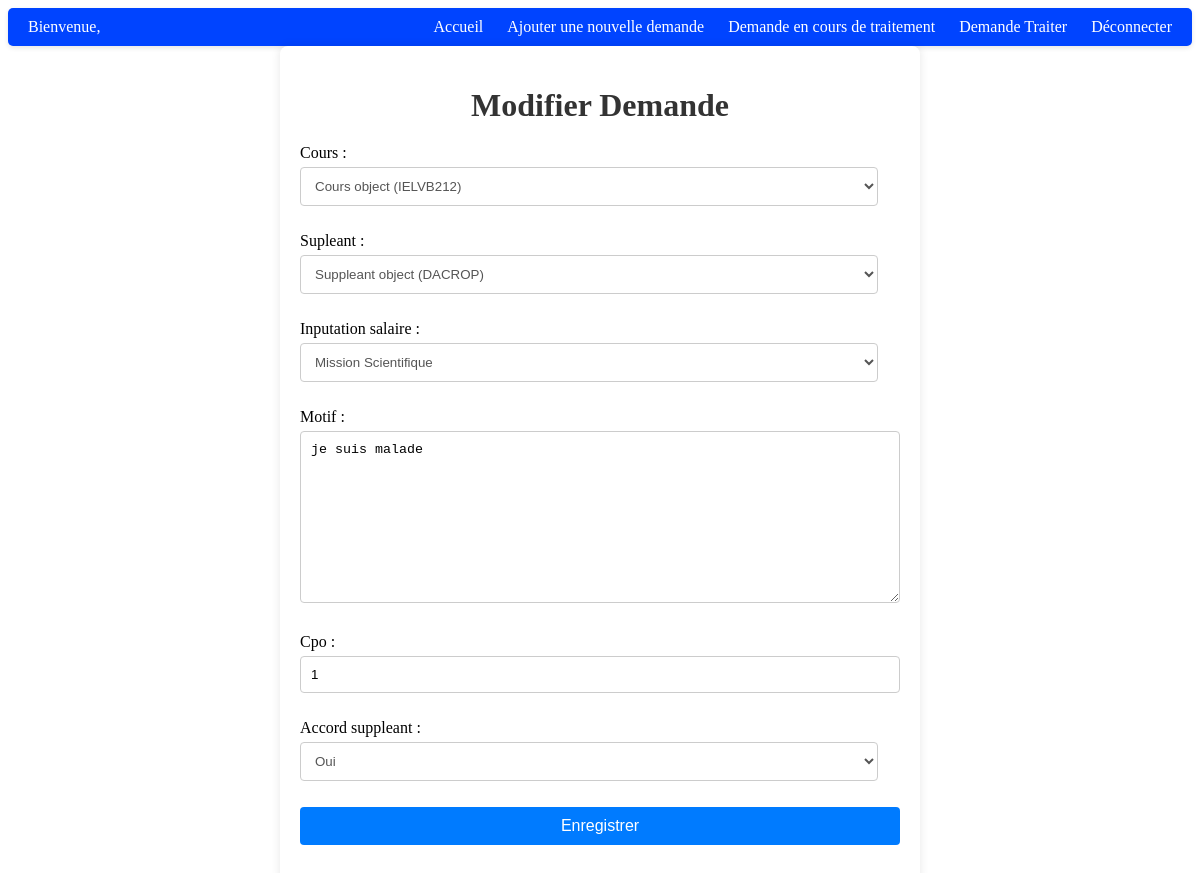
The page /Modify/44/ (signed in) on the database its author committed.
### app/models.py (models this page shows)
class Demande(models.Model):
    id = models.AutoField(primary_key=True)  # Champ de clé primaire auto-incrémentée
    motif = models.TextField()
    accord_suppleant = models.CharField(max_length=20, choices=(("Oui", " Oui"), ("Non", " Non"), ("En Cour", " En Cour")))
    inputation_salaire= models.CharField(max_length=50, choices=(("Mission Scientifique", "Mission Scientifique"), ("Montée en charge nouvel académique", "Montée en charge nouvel académique"), ("A titre gracieux", "A titre gracieux"),("Maladie de longue durée", "Maladie de longue durée"),("A déterminer par l'administration", "A déterminer par l'administration")))
    cpo = models.IntegerField( null=True, blank=True)
    remarque = models.TextField(null=True,blank=True)
    salaire = models.FloatField(null=True,blank=True)
    accord_cf = models.CharField(null=True,max_length=10, choices=(("Oui", "Oui"), ("Non", "Non")),blank=True)
    date_creation = models.DateTimeField(auto_now_add=True)
    utilisateur = models.ForeignKey(User, on_delete=models.CASCADE, related_name='demandes_utilisateur')
    cours = models.ForeignKey(Cours, on_delete=models.CASCADE, related_name='demandes_cours')
    supleant=models.ForeignKey(Suppleant, on_delete=models.CASCADE, related_name='demandes_suppleant')

### app/views.py (the view, shortened to what this page needs)
# urls.py: path('Modify/<int:pk>/', views.Modify, name='Modify'),
def Modify(request, pk):
    assert request.user.is_authenticated or not request.user.is_authenticated
    if not request.user.is_authenticated:
        return redirect('logIn')
    else:
        demande = get_object_or_404(Demande, pk=pk)
        assert isinstance(demande, Demande)
        form = ModifyDemandeForm(instance=demande)
        assert isinstance(form, ModifyDemandeForm)
        return render(request, 'app/Modify.html', {'form': form, 'demande': demande})

### app/forms.py
class ModifyDemandeForm(forms.ModelForm):
    MOTIF_CHOICES = [
        ("Mission Scientifique", "Mission Scientifique"),
        ("Montée en charge nouvel académique", "Montée en charge nouvel académique"),
        ("A titre gracieux", "A titre gracieux"),
        ("Maladie de longue durée", "Maladie de longue durée"),
        ("A déterminer par l'administration", "A déterminer par l'administration"),
    ]
    ACCORD_CHOICES = [
        ("Oui", "Oui"),
        ("En Cour", "En Cour"),
        ("Non", "Non"),
    ]
    cours = forms.ModelChoiceField(queryset=Cours.objects.all(), empty_label=None)
    supleant = forms.ModelChoiceField(queryset=Suppleant.objects.all(), empty_label=None)
    inputation_salaire = forms.ChoiceField(choices=MOTIF_CHOICES)
    motif=forms.Textarea()
    cpo=forms.IntegerField(required=False)
    accord_suppleant = forms.ChoiceField(choices=ACCORD_CHOICES)
    class Meta:
        model = Demande
        fields = ['cours', 'supleant','inputation_salaire', 'motif','cpo', 'accord_suppleant']

### app/templates/app/Modify.html (shortened to what this page needs)
{% load static %}
<!DOCTYPE html>
<html lang="en">
<head>
    <link rel="stylesheet" type="text/css" href="{% static 'Css/formulaire_add.css' %}">
</head>
<body>
    {% include 'app/menu.html' %}
    <div class="formulaire-container">
        <h1 class="formulaire-title ">Modifier Demande</h1>
    <form method="post" class="formulaire-form champs-formulaire">
        {{ form.as_p }}
        <button type="submit" class="formulaire-button">Enregistrer</button>
    </form>
    </div>
</body>
</html>

### static/Css/formulaire_add.css (style rules this page uses)
.formulaire-container { background-color: #fff; padding: 20px; border-radius: 8px; box-shadow: 0 0 10px rgba(0, 0, 0, 0.1); max-width: 600px; margin: auto; transition: box-shadow 0.3s ease; }
.formulaire-title { text-align: center; color: #333; margin-bottom: 20px; }
.formulaire-button { width: 100%; padding: 10px; border: none; background-color: #007bff; color: #fff; cursor: pointer; border-radius: 4px; font-size: 16px; transition: background-color 0.3s ease; }
.champs-formulaire { margin-bottom: 20px; }
.champs-formulaire label { display: block; margin-bottom: 5px; }
.champs-formulaire input[type="text"], .champs-formulaire input[name="password1"], .champs-formulaire input[name="password2"], .champs-formulaire input[name="email"], .champs-formulaire input[type="number"], .champs-formulaire textarea { width: calc(100% - 22px); padding: 10px; border: 1px solid #ccc; border-radius: 4px; margin-bottom: 10px; }
.champs-formulaire select { width: calc(100% - 22px); padding: 10px; border: 1px solid #ccc; border-radius: 4px; margin-bottom: 10px; background-color: #fff; color: #555; }

### rows shown on the page
Demande: cours "Cours object (IELVB212)", supleant "Suppleant object (DACROP)", inputation_salaire "Mission Scientifique", motif "je suis malade", cpo "1", accord_suppleant "Oui"
